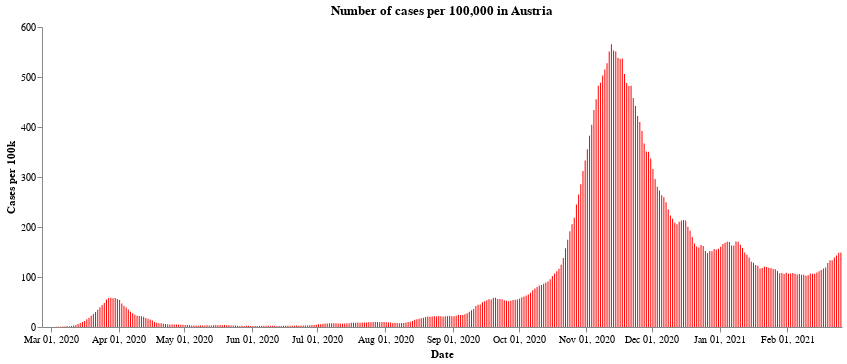

Notebook code for this chart:
### Markdown cell above
First we have the number of cases per 100,000 population across the whole of Austria. After a very sharp rise in cases during the end of October and the middle of November, the number of new cases have fallen due to the second lockdown. At the time of writting, the cases seem to have levelled off a little - though the Austrian government announced a third lockdown lasting a month starting from the 26th of December, in the expectation that cases will continue to rise over the festive period.

### Code cell
#collapse
import altair as alt

alt.Chart(all_austria).mark_bar(
    color='red',
    opacity=1,
    size=1
).encode(
    x=alt.X("yearmonthdate(Time):T", axis=alt.Axis(title='Date')),
    y=alt.Y("SiebenTageInzidenzFaelle:Q",
            axis=alt.Axis(title='Cases per 100k')),
).configure_axis(grid=False).configure_view(strokeWidth=0).properties(
    title='Number of cases per 100,000 in Austria', width=800
)

### Figure 1 — Vega-Lite specification as saved in the notebook (floating-point values rounded to 4 significant figures; data arrays with more than 128 entries replaced by an {"elided": "..."} marker saying what was removed)
{"config": {"view": {"continuousWidth": 400, "continuousHeight": 300, "strokeWidth": 0}, "axis": {"grid": false}}, "data": {"name": "data-0bd8885ce148d187947a325bdcd10d0d"}, "mark": {"type": "bar", "color": "red", "opacity": 1, "size": 1}, "encoding": {"x": {"type": "temporal", "axis": {"title": "Date"}, "field": "Time", "timeUnit": "yearmonthdate"}, "y": {"type": "quantitative", "axis": {"title": "Cases per 100k"}, "field": "SiebenTageInzidenzFaelle"}}, "title": "Number of cases per 100,000 in Austria", "width": 800, "$schema": "https://vega.github.io/schema/vega-lite/v4.8.1.json", "datasets": {"data-0bd8885ce148d187947a325bdcd10d0d": {"elided": "366 records"}}}
